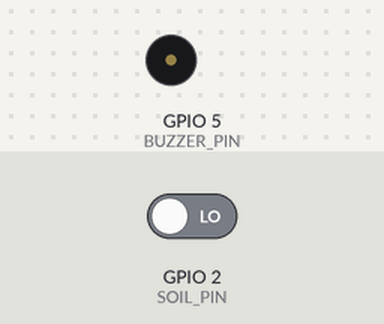
Bench run of a sketch on a simulated ESP8266 (NodeMCU). On the bench: buzzer (waves = sounding, pin HIGH). The test bench sets the inputs (shaded band); at power-on: GPIO 2 (SOIL_PIN) LOW. WiFi joins after 1.5 s; servers stay silent unless stated; what the sketch prints to the serial monitor is not drawn.

Above: at 2.7 s.
2.8 s: GPIO 2 (SOIL_PIN) driven HIGH
At 3.9 s:
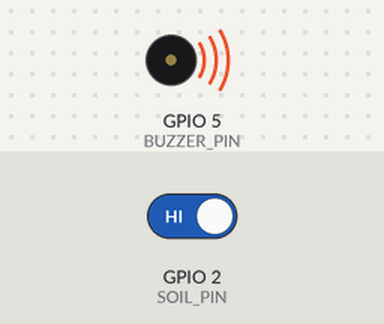
4.5 s: GPIO 2 (SOIL_PIN) driven LOW
At 5.0 s:
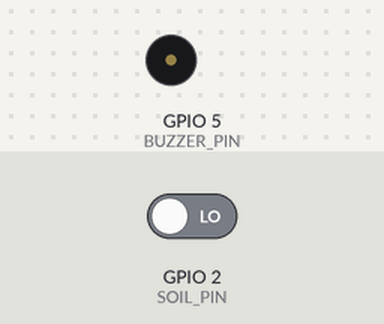
Timing chart, 0 to 7.5 s (numbered marks = the images above; inputs shaded):
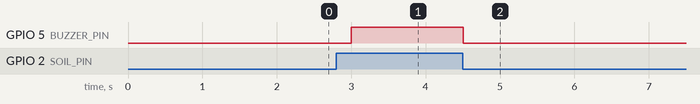

The sketch:

Soil_Monitor_ESP8622_Buzzer.ino
```cpp
#include <ESP8266WiFi.h>
#include <ESP8266WebServer.h>

/* ===== WIFI CONFIG ===== */
const char* ssid = "YOUR_WIFI";
const char* password = "YOUR_PASSWORD";
/* ====================== */

ESP8266WebServer server(80);

// GPIO pins
#define SOIL_PIN 2    // GPIO4
#define BUZZER_PIN 5  // GPIO5

bool soilDry = false;

void setup() {
  Serial.begin(9600);

  pinMode(SOIL_PIN, INPUT);
  pinMode(BUZZER_PIN, OUTPUT);
  digitalWrite(BUZZER_PIN, LOW);

  WiFi.begin(ssid, password);
  Serial.print("Connecting");
  while (WiFi.status() != WL_CONNECTED) {
    delay(500);
    Serial.print(".");
  }

  Serial.println("\nConnected");
  Serial.print("IP Address: ");
  Serial.println(WiFi.localIP());

  server.on("/", handleRoot);
  server.begin();
}

void loop() {
  server.handleClient();

  // HIGH = DRY (sensor-specific)
  soilDry = (digitalRead(SOIL_PIN) == HIGH);

  if (soilDry) {
    digitalWrite(BUZZER_PIN, HIGH);  // Buzzer ON when DRY
  } else {
    digitalWrite(BUZZER_PIN, LOW);   // OFF when WET
  }

  delay(500);
}

void handleRoot() {
  String html = "<html><head>";
  html += "<meta name='viewport' content='width=device-width,initial-scale=1'>";
  html += "<meta http-equiv='refresh' content='5'>";
  html += "<style>";
  html += "body{text-align:center;font-family:Arial;background:#111;color:#fff;}";
  html += ".box{font-size:2em;padding:20px;border-radius:12px;}";
  html += ".dry{background:#e74c3c;}";
  html += ".wet{background:#2ecc71;}";
  html += "</style></head><body>";

  html += "<h1>🌱 Plant Monitor</h1>";
  html += "<div class='box " + String(soilDry ? "dry" : "wet") + "'>";
  html += soilDry ? "🚨 Soil is DRY<br>Water now!" :
                    "💧 Soil is WET<br>All good!";
  html += "</div>";

  html += "</body></html>";

  server.send(200, "text/html", html);
}
```

Measured:
- after the input at 2.8 s, GPIO 5 (BUZZER_PIN): LOW → HIGH after 0.20 s
- after the input at 4.5 s, GPIO 5 (BUZZER_PIN): HIGH → LOW at once
